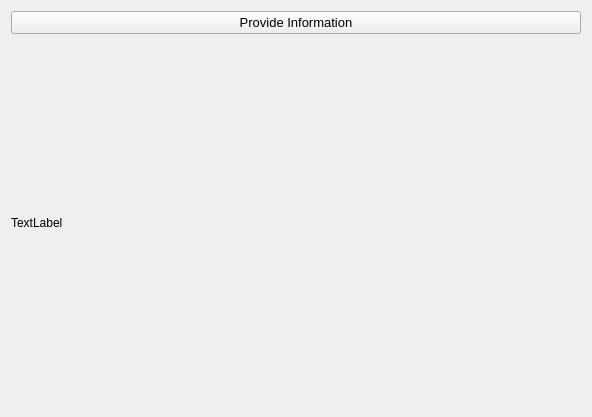
<?xml version="1.0" encoding="UTF-8"?>
<ui version="4.0">
 <class>Widget</class>
 <widget class="QWidget" name="Widget">
  <property name="geometry">
   <rect>
    <x>0</x>
    <y>0</y>
    <width>592</width>
    <height>417</height>
   </rect>
  </property>
  <property name="windowTitle">
   <string>Widget</string>
  </property>
  <layout class="QVBoxLayout" name="verticalLayout">
   <item>
    <widget class="QPushButton" name="ProvideInfopushButton">
     <property name="font">
      <font>
       <pointsize>10</pointsize>
      </font>
     </property>
     <property name="text">
      <string>Provide Information</string>
     </property>
    </widget>
   </item>
   <item>
    <widget class="QLabel" name="label">
     <property name="text">
      <string>TextLabel</string>
     </property>
     <property name="wordWrap">
      <bool>true</bool>
     </property>
    </widget>
   </item>
  </layout>
 </widget>
 <resources/>
 <connections/>
</ui>
